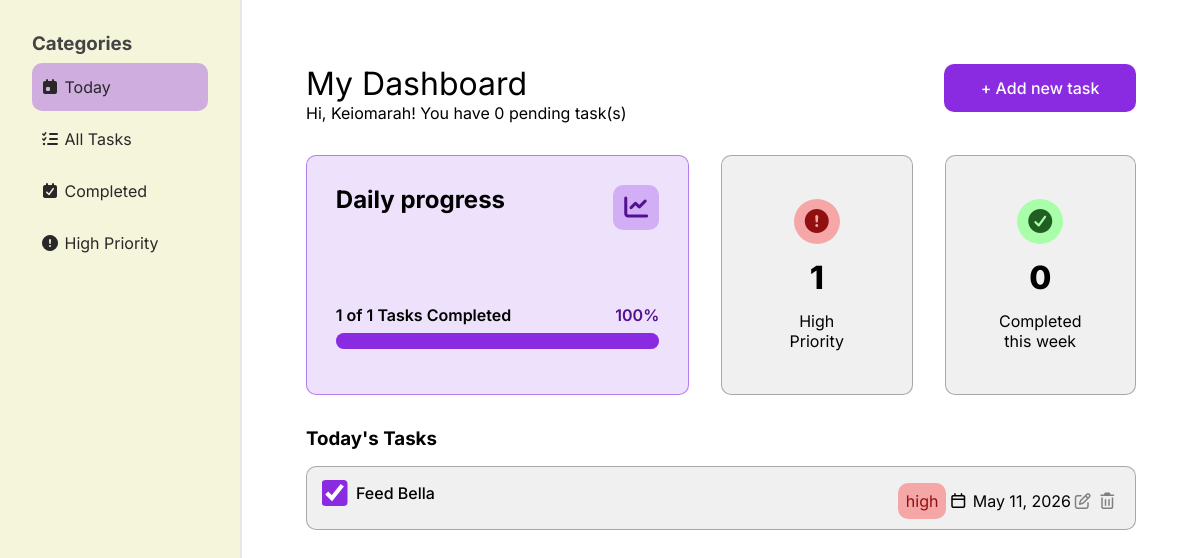
The app's page / (signed in) with its own data.
### website/models.py (models this page shows)
class User(db.Model, UserMixin):
    id = db.Column(db.Integer, primary_key=True)
    name = db.Column(db.String(150))
    surname = db.Column(db.String(150))
    email = db.Column(db.String(150), unique=True)
    phone = db.Column(db.String(10), unique=True)
    password = db.Column(db.String(150))
    tp = db.Column(db.Boolean, default=False)
    tasks = db.relationship('Task')

class Task(db.Model):
    task_name = db.Column(db.String(1000))
    complete = db.Column(db.Boolean, default=False)
    due = db.Column(db.Date, default=func.now())
    priority = db.Column(db.String(150))
    id = db.Column(db.Integer, primary_key=True)
    user_id = db.Column(db.Integer, db.ForeignKey('user.id'))

### website/views.py (the view)
@views.route('/')
@login_required
def home():
    tasks = Task.query.filter_by(user_id=current_user.id).all()
    today = date.today()
    for task in tasks:
       task.is_today = task.due == today
    return render_template('home.html', user=current_user)

### website/__init__.py (called while the page is built)
def create_app():
    app = Flask(__name__)
    app.config['SECRET_KEY'] = 'djfspfaskddshfosjcks'
    app.config['SQLALCHEMY_DATABASE_URI'] = f'sqlite:///{DB_NAME}'
    db.init_app(app)
    from .auth import auth
    from .views import views
    app.register_blueprint(auth, url_prefix="/auth")
    app.register_blueprint(views, url_prefix="/")
    create_database(app)
    from .models import User
    login_manager = LoginManager()
    login_manager.login_view = 'auth.login'
    login_manager.init_app(app)
    @login_manager.user_loader
    def load_user(id):
        return User.query.get(int(id))
    return app

### website/templates/home.html (shortened to what this page needs)
{% extends 'base.html' %} {% block content %}
<div class="home-page">
  <div id="homepage-sidebar" class="sidebar">
    <ul class="categories">
      <h3>Categories</h3>
      <li class="{% block tab1 %}selected{% endblock %}">
        <a href="/"><i class="fa-solid fa-calendar-day"></i> Today</a>
      </li>
      <li class="{% block tab2 %}{% endblock %}">
        <a href="/all-tasks"
          ><i class="fa-solid fa-list-check"></i> All Tasks</a
        >
      </li>
      <li class="{% block tab3 %}{% endblock %}">
        <a href="/completed-tasks"
          ><i class="fa-solid fa-calendar-check"></i> Completed</a
        >
      </li>
      <li class="{% block tab4 %}{% endblock %}">
        <a href="/high-priority-tasks"
          ><i class="fa-solid fa-circle-exclamation"></i> High Priority</a
        >
      </li>
    </ul>
  </div>
  <div id="main-dashboard" class="main-dashboard">
    {% block dashboard %}
    <header>
      <div>
        <h1>My Dashboard</h1>
        <p>
          Hi, {{user.name}}! You have
          <span id="pending-task-counter"></span> pending task(s)
        </p>
      </div>
      <button class="purple-button add-task-btn">
        <span>&plus;</span> Add new task
      </button>
    </header>
    <div class="progress-container">
      <div class="daily-progress-container round-style">
        <div class="daily-progress-title">
          <h2>Daily progress</h2>
          <div class="icon">
            <i class="fa-solid fa-chart-line"></i>
          </div>
        </div>
        <div class="progress-bar-container">
          <div class="details-container">
            <p>
              <span id="completed-tasks-today"></span> of
              <span id="total-tasks-today"></span> Tasks Completed
            </p>
            <p><span id="percent-complete"></span>%</p>
          </div>
          <div class="progress-bar">
            <div class="progress" id="progress-bar-solid"></div>
          </div>
        </div>
      </div>
      <div
        class="high-priority-progress-container round-style secondary-progress"
      >
        <div class="icon">
          <i class="fa-solid fa-circle-exclamation"></i>
        </div>
        <p id="high-priority-counter">0</p>
        <p>High <br />Priority</p>
      </div>
      <div class="completed-week-container round-style secondary-progress">
        <div class="icon">
          <i class="fa-solid fa-circle-check"></i>
        </div>
        <p id="completed-counter">0</p>
        <p>
          Completed<br />
          this week
        </p>
      </div>
    </div>
    <div class="today-task-container">
      <h3>Today's Tasks</h3>
      <form class="tasks-container">
        {% if user.tasks %} {% for task in user.tasks %} {% if task.is_today %}
        <div
          class="task"
          id="{{ task.id }}-task"
          data-due="{{ task.due.isoformat() }}"
          data-complete="{{ task.complete }}"
        >
          <div>
            <input
              type="checkbox"
              {%
              if
              task.complete
              %}
              checked
              {%
              endif
              %}
              id=""
              onChange="updateTask({{ task.id }})"
            />
            <div class="task-name">
              <p>{{task.task_name}}</p>
            </div>
          </div>
          <div class="task-details">
            <div class="task-priority {{task.priority}}">{{task.priority}}</div>
            <div class="task-date">
              <i class="fa-regular fa-calendar"></i>
              {{task.due.strftime("%b %d, %Y")}}
            </div>
            <div class="edit-delete-buttons">
              <button type="button" onClick="editTask({{ task.id }})">
                <i class="fa-regular fa-pen-to-square"></i>
              </button>
              <button type="button" onClick="deleteTask({{ task.id }})">
                <i class="fa-regular fa-trash-can"></i>
              </button>
            </div>
          </div>
        </div>
        {% endif %} {% endfor %} {% endif %}
      </form>
    </div>
    {% endblock %}
  </div>
</div>
{% endblock %}

### website/static/index.css (style rules this page uses)
html { font-family: "Inter", sans-serif; }
*, *::before, *::after { box-sizing: border-box; padding: 0; margin: 0; }
body { background-color: beige; display: flex; align-items: center; justify-content: center; width: 100vw; min-height: 100vh; overflow-x: hidden; }
a { text-decoration: none; }
h1 { font-weight: 400; }
.purple-button { all: unset; background-color: blueviolet; color: white; font-weight: 500; padding: 8px 0; text-align: center; border-radius: 10px; transition: all 0.3s ease; }
input { border-radius: 10px; padding: 8px; margin: 8px 0 16px 0; border: 1px solid grey; font-family: "Inter", sans-serif; }
.home-page { width: 100vw; height: 100vh; display: grid; grid-template-columns: 1fr 4fr; }
.sidebar { padding: 2rem; color: rgb(68, 68, 68); }
.sidebar ul { list-style: none; display: flex; flex-direction: column; gap: 4px; }
.sidebar ul li { display: block; line-height: 3; border-radius: 10px; }
.sidebar ul li:first-of-type { margin-top: 4px; }
.sidebar a { display: block; width: 100%; height: 100%; padding-left: 8px; color: rgb(40, 40, 40); }
.selected { background-color: rgba(137, 43, 226, 0.356); }
.main-dashboard { background-color: white; padding: 4rem; display: flex; flex-direction: column; gap: 2rem; border-left: 2px solid rgba(201, 201, 201, 0.447); }
.main-dashboard header { display: flex; justify-content: space-between; }
.main-dashboard header button, #add-task-btn2 { height: 2rem; width: 12rem; }
.progress-container { display: grid; grid-template-columns: 2fr 1fr 1fr; column-gap: 2rem; height: 30vh; }
.round-style { border-radius: 10px; padding: 1.8rem; }
.daily-progress-container { background-color: rgba(137, 43, 226, 0.14); border: 1px solid rgba(137, 43, 226, 0.558); display: flex; flex-direction: column; justify-content: space-between; }
.daily-progress-title { display: flex; justify-content: space-between; }
.icon { padding: 8px; font-size: 1.5rem; border-radius: 10px; color: rgb(82, 17, 144); background-color: rgba(137, 43, 226, 0.274); }
.high-priority-progress-container .icon { background-color: rgba(255, 0, 0, 0.311); color: rgb(144, 16, 16); width: fit-content; border-radius: 50%; }
.completed-week-container .icon { background-color: rgb(169, 255, 169); color: rgb(33, 94, 33); width: fit-content; border-radius: 50%; }
.secondary-progress { display: flex; flex-direction: column; align-items: center; justify-content: space-evenly; background-color: rgba(128, 128, 128, 0.118); border: 1px solid rgba(128, 128, 128, 0.652); text-align: center; }
.progress-bar { height: 1rem; border-radius: 20px; background-color: rgba(137, 43, 226, 0.274); margin-bottom: 16px; margin-top: 8px; }
.progress { width: 1%; height: 100%; border-radius: inherit; background-color: blueviolet; }
.progress-bar-container .details-container { display: flex; justify-content: space-between; font-weight: 600; }
.progress-bar-container .details-container p:last-of-type { color: rgb(82, 17, 144); }
#high-priority-counter, #completed-counter { font-weight: 800; font-size: 2rem; }
.task { display: flex; align-items: flex-start; justify-content: space-between; width: 100%; height: 4rem; background-color: rgba(128, 128, 128, 0.118); border: 1px solid rgba(128, 128, 128, 0.652); margin: 1rem 0; border-radius: 10px; padding: 16px; }
.task-name { font-weight: 500; }
.task > div { display: flex; }
.task input { transform: scale(2); accent-color: blueviolet; margin: 0 15px 0 5px; }
.task-priority { padding: 8px; border-radius: 10px; }
.high { background-color: rgba(255, 0, 0, 0.311); color: rgb(144, 16, 16); }
.task-details { display: flex; align-items: center; width: 28%; justify-content: space-evenly; }
.edit-delete-buttons button { all: unset; color: grey; transition: all 0.3s ease; }

### records on screen
User: name "Keiomarah"
Task: complete "☑", task_name "Feed Bella", priority "high", due "May 11, 2026"
